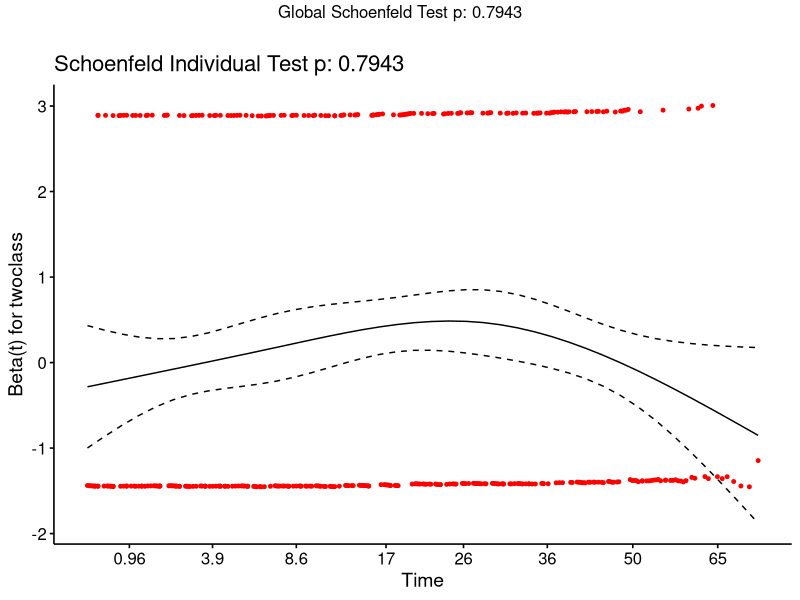
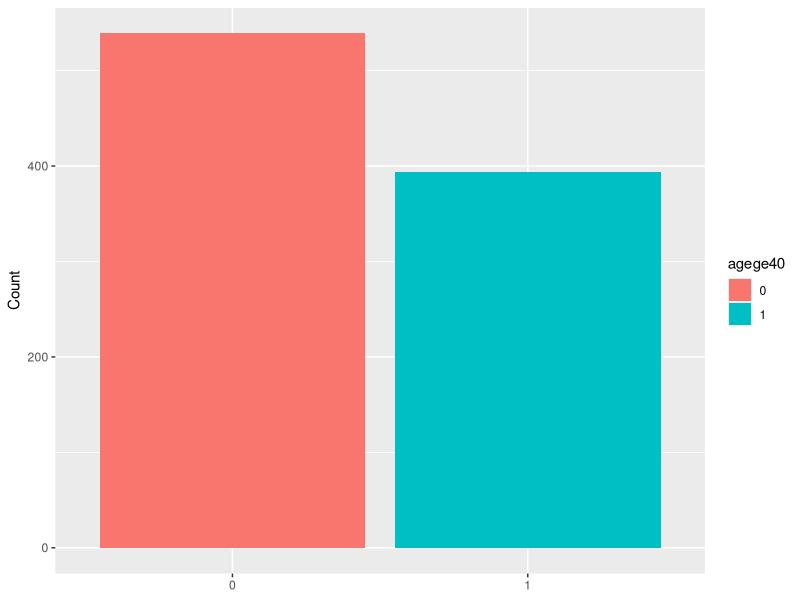

These charts were generated, in order, by the following R code:
## ---- chunk 1
#| label: library
#| include: false

library(tidyverse)
library(survival)
library(ggfortify)
library(survminer)
library(multcomp)
## ---- chunk 2
#| label: load datasets
#| include: false

f6 <- read.csv("first6.csv")

f6_twoclass <- read.csv("first6_twoclass.csv")

## ---- chunk 3
#| label: dataclean

f6 <- f6 %>% 
  mutate(twoclass = as.factor(twoclass),
         primary = as.numeric(as.character(primary)))

## ---- chunk 4

fig_counter <- 0

fig_caption <- function(text){
  fig_counter <<- fig_counter + 1
  paste0("Figure ", fig_counter, ". ", text)
}

## ---- chunk 5
#| label: Cox hazard model

model1 <- coxph(Surv(t2primary, primary) ~ twoclass, data = f6)

summary(model1)

## ---- chunk 6
#| label:  fig-schoenfeld-residuals
#| fig-cap: "Schoenfeld residuals vs time"
#| fig-path: Exports/

model1_resid <- cox.zph(model1)

ggcoxzph(model1_resid) 


## ---- chunk 7
#| label: create indicator variable

f6_twoclass <- f6_twoclass %>% 
  mutate(agege40 = as.factor(if_else(AGE >= 40, 1, 0)))

## ---- chunk 8
#| label: fig-age-dist
#| fig-cap: "Age Distribution: Above/Below 40 Years Old"
#| fig-path: Exports/

ggplot(f6_twoclass, aes(x = agege40, fill = agege40)) +
  geom_bar() +
  labs(x = NULL,
       y = "Count")
